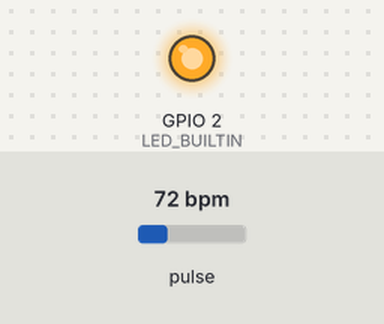
Recording of a sketch running on a simulated ESP8266 (NodeMCU). Shown: output pins drawn as LEDs (lit = HIGH, except the on-board LED, lit = LOW). Inputs (shaded band) come from the test bench; at power-on: pulse 72 bpm. WiFi joins after 1.5 s; servers stay silent unless stated; uploads are accepted with an empty reply; what the sketch prints to the serial monitor is not drawn.

Above: at 0.1 s.
At 1.6 s:
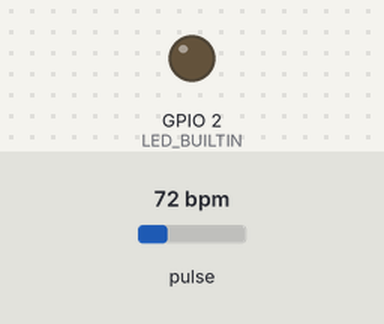
Timing chart, 0 to 3.1 s (numbered marks = the images above):
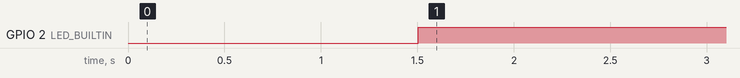

Measured:
- by itself, GPIO 2 (LED_BUILTIN): LOW → HIGH at 1.5 s

The sketch:

pulsemonitoring.ino
```cpp
#include<ESP8266HTTPClient.h>
#include<ESP8266WiFi.h>
//#include<WiFiClient.h>
#include <PulseSensorPlayground.h>     // Includes the PulseSensorPlayground Library.
WiFiClient client;
HTTPClient http;

const char* ssid="Redmi 11 Prime 5G";
const char* password="123456789";
String URL="http://192.168.3.74:8080/api/saveData?data=";
//const char* URL="http://192.168.1.36/GAURAV/project_patient_monitoring/sends_sensor_data_database.php";
String SURL="";
const int PulseWire = 0;       // PulseSensor PURPLE WIRE connected to ANALOG PIN 0
const int LED = LED_BUILTIN;   // The on-board Arduino LED, close to PIN 13.
int Threshold = 550;           // Determine which Signal to "count as a beat" and which to ignore.
                               // Use the "Gettting Started Project" to fine-tune Threshold Value beyond default setting.
                               // Otherwise leave the default "550" value.

PulseSensorPlayground pulseSensor;  // Creates an instance of the PulseSensorPlayground object called "pulseSensor"
int myBPM=0;
void setup() {
  // put your setup code here, to run once:
  Serial.begin(115200);

    wifi_setup_connection();
 //  Configure the PulseSensor object, by assigning our variables to it.

    pulse_sensor_setup();


}

void loop() {

  // put your main code here, to run repeatedly:
  pulse_sensor_running();


//   if(WiFi.status()==3){
// http_sending_request();}
// else{
//  //wifi_setup_connection();
// }
http_sending_request();

// delay(5000);

}

void wifi_setup_connection(){
  WiFi.mode(WIFI_STA);
    WiFi.begin(ssid,password);
  Serial.println("connecting");
  while(WiFi.status()!=WL_CONNECTED){
    delay(500);
    Serial.print(".");
  }
  Serial.printf(" \nWIfi connected successfull\n");
  Serial.println(WiFi.localIP());
    WiFi.setAutoReconnect(true);
  WiFi.persistent(true);

}

void pulse_sensor_setup(){
   pulseSensor.analogInput(PulseWire);
  pulseSensor.blinkOnPulse(LED);       //auto-magically blink Arduino's LED with heartbeat.
  pulseSensor.setThreshold(Threshold);


  // Double-check the "pulseSensor" object was created and "began" seeing a signal.
   if (pulseSensor.begin()) {
    Serial.printf("We created a pulseSensor Object !\n");  //This prints one time at Arduino power-up,  or on Arduino reset.
  }

}

void pulse_sensor_running(){
  if (pulseSensor.sawStartOfBeat()) {            // Constantly test to see if "a beat happened".
myBPM = pulseSensor.getBeatsPerMinute();  // Calls function on our pulseSensor object that returns BPM as an "int".
                                               // "myBPM" hold this BPM value now.
 Serial.printf("\n♥️  A HeartBeat Happened ! "); // If test is "true", print a message "a heartbeat happened".
 Serial.print("BPM: ");                        // Print phrase "BPM: "
 Serial.println(myBPM);   // Print the value inside of myBPM.


 //http_request_post();

}
}

void http_sending_request(){

SURL="";
SURL=URL+(String)myBPM;
 if(WiFi.status()==WL_CONNECTED){

  http.begin(client,SURL);
  http.addHeader("content-Type","application/x-www-form-urlencoded");
 Serial.printf("\nwifi status= ");
  Serial.println(WiFi.status());

Serial.print("\n"+SURL+"\n");
 int httpResponseCode =http.GET();


 if(httpResponseCode>0){
  Serial.printf("\nHTTP Response code : ");
  Serial.print(httpResponseCode);
 }
else {
   Serial.printf("\nError code :");
  Serial.print(httpResponseCode);

}

http.end();

}

else {
   Serial.printf("\nwifi status= ");
  Serial.println(WiFi.status());
}
delay(2000);
}
```
